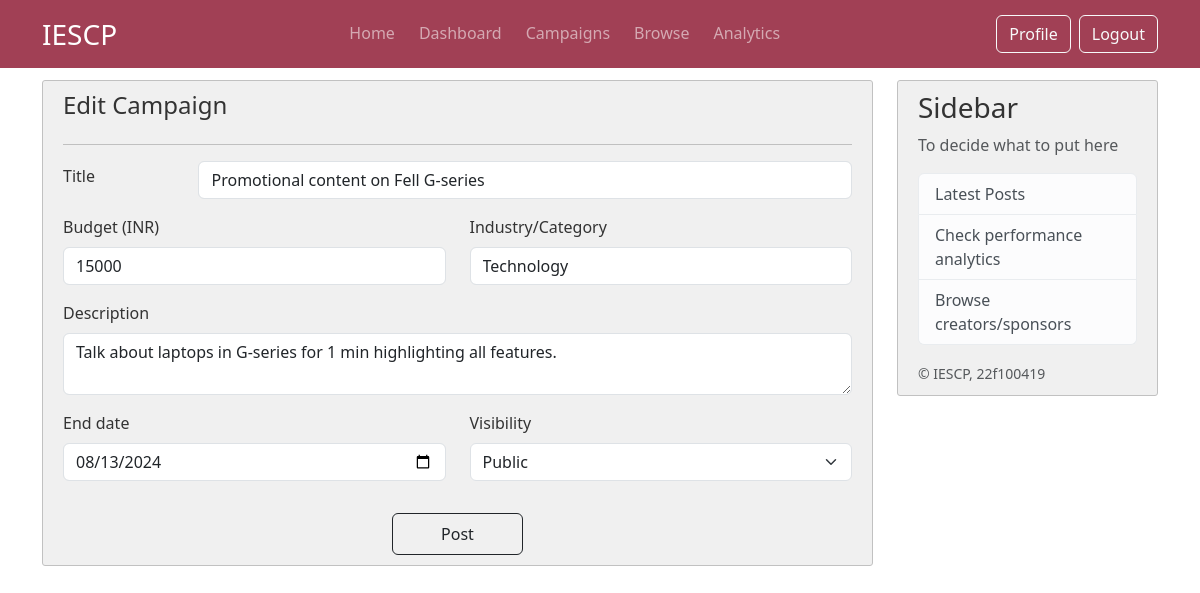
The app's page /campaign/2/edit (signed in), older data.
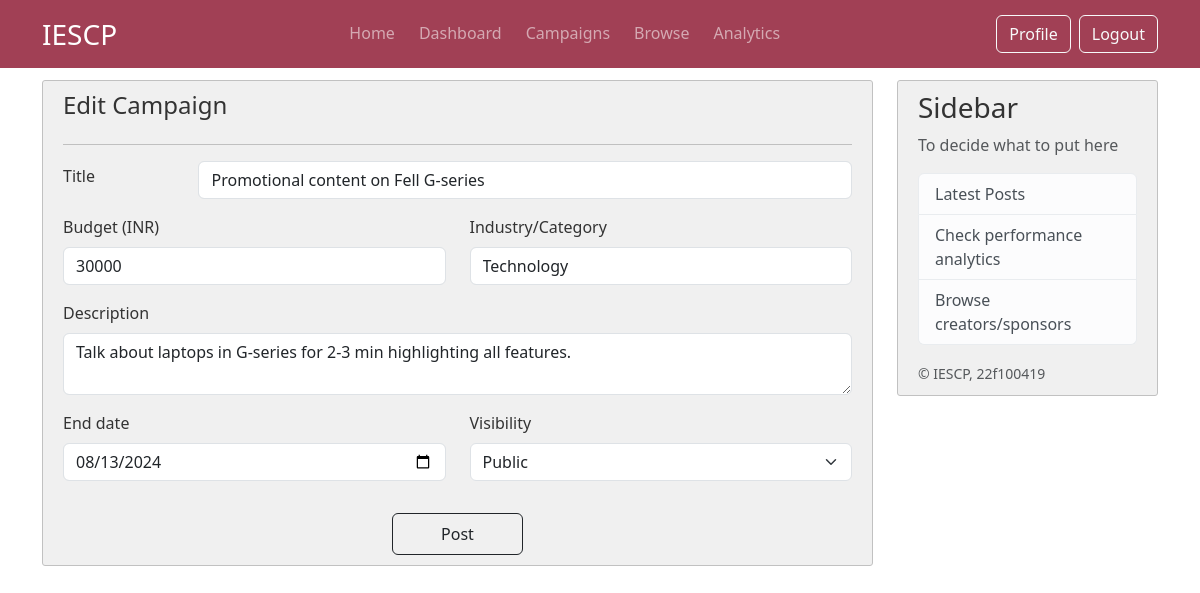
The same page, newer data.
### iescp/models.py (models this page shows, shortened)
class Post(db.Model):
     id = db.Column(db.Integer, primary_key=True)
     title = db.Column(db.String(100), nullable =False)
     date_posted = db.Column(db.DateTime, nullable =False, default =datetime.now(timezone.utc))
     description = db.Column(db.Text, nullable =False)
     budget = db.Column(db.String(20), nullable =False)
     industry = db.Column(db.String(20), nullable =False)
     end_date = db.Column(db.DateTime, nullable =False)
     user_id = db.Column(db.Integer,db.ForeignKey('sponsor.id'),nullable= False)
     status = db.Column(db.String(20), nullable=False, default='Public')
     author = db.relationship('Sponsor', backref='posts', lazy=True)

### iescp/routes.py (the view)
@app.route("/campaign/<post_id>/edit", methods=['GET','POST'])
@login_required
@sponsor_required
def edit_post(post_id):
     post = Post.query.get_or_404(post_id)
     if post.author != current_user:
          abort(403)
     editform = NewCampaign()
     if editform.validate_on_submit():
          post.title = editform.title.data
          post.budget = editform.budget.data
          post.industry = editform.industry.data
          post.description = editform.description.data
          post.end_date = editform.end_date.data
          post.status = editform.status.data
          db.session.commit()
          flash('Campaign post has been edited','success')
          return redirect(url_for('post',post_id=post.id))
     elif request.method == 'GET':
          editform.title.data = post.title
          editform.budget.data = post.budget
          editform.industry.data = post.industry
          editform.description.data = post.description
          editform.end_date.data = post.end_date
          editform.status.data = post.status
     return render_template("sponsor/new_campaign.html", title= "Edit campaign", new_camp=editform, legend='Edit Campaign')

### iescp/forms.py
class NewCampaign(FlaskForm):
    title = StringField("Title", validators=[DataRequired(), Length(min=10,max=150)])
    description = TextAreaField("Description", validators=[DataRequired()])
    budget = IntegerField("Budget (INR)", validators=[DataRequired()])
    industry = StringField("Industry/Category", validators=[DataRequired()])
    end_date = DateField("End date", format='%Y-%m-%d', validators=[DataRequired()])
    status = SelectField("Visibility", choices=[('Public','Public'),('Private','Private')], validators=[DataRequired()])
    date_posted = DateTimeField('date posted', default=datetime.now(timezone.utc))
    submit = SubmitField('Post')

### iescp/models.py (called while the page is built)
@login_manager.user_loader
def load_user(user_id):
     return CommonUser.query.get(int(user_id))

### iescp/templates/sponsor/new_campaign.html (shortened to what this page needs)
{% extends "layout.html" %}
{% block content %}
    <div class="content-section">
        <div class="text-start mb-4 ">
            <h1 class="fs-4 mb-2"> {{ legend }}</h1>
        </div>
        <hr>
        <form method="POST" action="" enctype="multipart/form-data">
            <div class="form-group row mb-3 align-items-center">
                <div class="col-md-2"> {{ new_camp.title.label (class='form-label') }} </div>
                <div class="col-md-10">
                    {% if new_camp.title.errors %}
                        {{ new_camp.title(class="form-control is-invalid") }}
                        <div class="invalid-feedback">
                            {% for error in new_camp.title.errors %}
                                <span>{{ error }}</span>
                            {% endfor %}
                        </div>
                    {% else %}
                        {{ new_camp.title(class="form-control") }}
                    {% endif %}
                </div>
            </div>
            <div class="row mb-3">
                <div class="form-group col-md-6">
                    {{ new_camp.budget.label (class='form-label') }}
                    {% if new_camp.budget.errors %}
                        {{ new_camp.budget(class="form-control  is-invalid") }}
                        <div class="invalid-feedback">
                            {% for error in new_camp.budget.errors %}
                                <span>{{ error }}</span>
                            {% endfor %}
                        </div>
                    {% else %}
                        {{ new_camp.budget(class="form-control ") }}
                    {% endif %}
                </div>
                <div class="form-group col-md-6">
                    {{ new_camp.industry.label (class='form-label') }}
                    {% if new_camp.industry.errors %}
                        {{ new_camp.industry(class="form-control  is-invalid") }}
                        <div class="invalid-feedback">
                            {% for error in new_camp.industry.errors %}
                                <span>{{ error }}</span>
                            {% endfor %}
                        </div>
                    {% else %}
                        {{ new_camp.industry(class="form-control ") }}
                    {% endif %}
                </div>
            </div>
            <div class="form-group mb-3">
                {{ new_camp.description.label (class='form-label') }}
                {% if new_camp.description.errors %}
                    {{ new_camp.description(class="form-control  is-invalid") }}
                    <div class="invalid-feedback">
                        {% for error in new_camp.description.errors %}
                            <span>{{ error }}</span>
                        {% endfor %}
                    </div>
                {% else %}
                    {{ new_camp.description(class="form-control ") }}
                {% endif %}
            </div>
            <div class="row mb-3">
                <div class="form-group col-md-6">
                    {{ new_camp.end_date.label (class='form-label') }}
                    {% if new_camp.end_date.errors %}
                        {{ new_camp.end_date(class="form-control  is-invalid") }}
                        <div class="invalid-feedback">
                            {% for error in new_camp.end_date.errors %}
                                <span>{{ error }}</span>
                            {% endfor %}
                        </div>
                    {% else %}
                        {{ new_camp.end_date(class="form-control ") }}
                    {% endif %}
                </div>
                <div class="form-group col-md-6">
                    {{ new_camp.status.label (class='form-label') }}
                    {% if new_camp.status.errors %}
                        {{ new_camp.status(class="form-select  is-invalid") }}
                        <div class="invalid-feedback">
                            {% for error in new_camp.status.errors %}
                                <span>{{ error }}</span>
                            {% endfor %}
                        </div>
                    {% else %}
                        {{ new_camp.status(class="form-select ") }}
                    {% endif %}
                </div>
            </div>
            <div class="pt-3 d-grid gap-2 col-2 mx-auto form-group">
                {{ new_camp.submit(class="btn btn-outline-dark  py-2") }}
            </div>
        </form>
    </div>
{% endblock content %}

### iescp/templates/layout.html (shortened to what this page needs)
<!DOCTYPE html>
<html>
    <head>
        <link href="https://cdn.jsdelivr.net/npm/bootstrap@5.3.3/dist/css/bootstrap.min.css" rel="stylesheet">
        <link rel="stylesheet" type="text/css" href="{{ url_for('static', filename='css/layout.css') }}">
    </head>
    <body>
        <header class="site-header">
            <nav class="navbar navbar-expand-md fixed-top" data-bs-theme="dark">
                <div class="container">
                    <a class="navbar-brand fs-3" href="#" >IESCP</a>
                    <div class="collapse navbar-collapse" id="navbarSupportedContent">
                        <ul class="navbar-nav nav-underline ms-auto mb-2 mb-lg-0 gap-2">
                            <li class="nav-item">
                                <a class="nav-link {{ 'active' if request.endpoint == 'home' }}" aria-current="page" href="{{ url_for('home') }}"> Home </a>
                            </li>
                            <li class="nav-item">
                                <a class="nav-link {{ 'active' if request.endpoint == 'dashboard' }}" href="{{ url_for('dashboard') }}"> Dashboard </a>
                            </li>
                            <li class="nav-item">
                                <a class="nav-link {{ 'active' if request.endpoint == 'campaign' }}" href="{{ url_for('campaign') }}"> Campaigns </a>
                            </li>
                            <li class="nav-item">
                                <a class="nav-link {{ 'active' if request.endpoint == 'browse' }}" href="{{ url_for('browse') }}"> Browse </a>
                            </li>
                            <li class="nav-item">
                                <a class="nav-link" href="#"> Analytics </a>
                            </li>
                        </ul>
                        <ul class="navbar-nav ms-auto mb-2 mb-lg-0 gap-2">
                            <li class="nav-item">
                                {% if current_user.role=='Sponsor' %}
                                    <a class="btn btn-outline-light" href="{{url_for('sponsor_profile')}}"> Profile </a>
                                {% endif %}
                            </li>
                            <li class="nav-item">
                                <a class="btn btn-outline-light" href="{{ url_for('logout') }}"> Logout </a>
                            </li>
                        </ul>
                    </div>
            </nav>
        </header>
        <main role="main" class="container">
            <div class="row">
                <div class="col-md-9">
                    {% block content %} {% endblock %}
                </div>
                <div class="col-md-3">
                    <div class="content-section sticky-top">
                        <h3> Sidebar </h3>
                        <p class='text-muted'> To decide what to put here
                        <ul class="list-group">
                            <li class="list-group-item list-group-item-light">Latest Posts</li>
                            <li class="list-group-item list-group-item-light"> Check performance analytics </li>
                            <li class="list-group-item list-group-item-light"> Browse creators/sponsors </li>
                        </ul>
                        </p>
                        <small class="text-muted">&copy; IESCP, 22f100419</small>
                    </div>
                </div>
            </div>
        </main>
    </body>
</html>

### iescp/static/css/layout.css (style rules this page uses)
.navbar { background-color: #a14055; }
.sticky-top { top: 80px; }
body { background: #fff; color: #333333; margin-top: 5rem; height: 100vh; }
body::before { content: ''; position: fixed; top: 0; left: 0; width: 100%; height: 100%; background-image: url('../images/layout-bg-2.png'); background-size: cover; background-repeat: no-repeat; background-position: center; background-attachment: fixed; opacity: 0.3; z-index: -1; }
.content-section { background: #f0f0f0; padding: 10px 20px; border: 1px solid #c1c1c1; border-radius: 3px; margin-bottom: 20px; }
a { text-decoration: none; }

Row changes from the older to the newer data that the page shows:
changed Post "Promotional content on Fell G-series": budget "15000" → "30000"; description "Talk about laptops in G-series for 1 min highlighting all features." → "Talk about laptops in G-series for 2-3 min highlighting all features."
